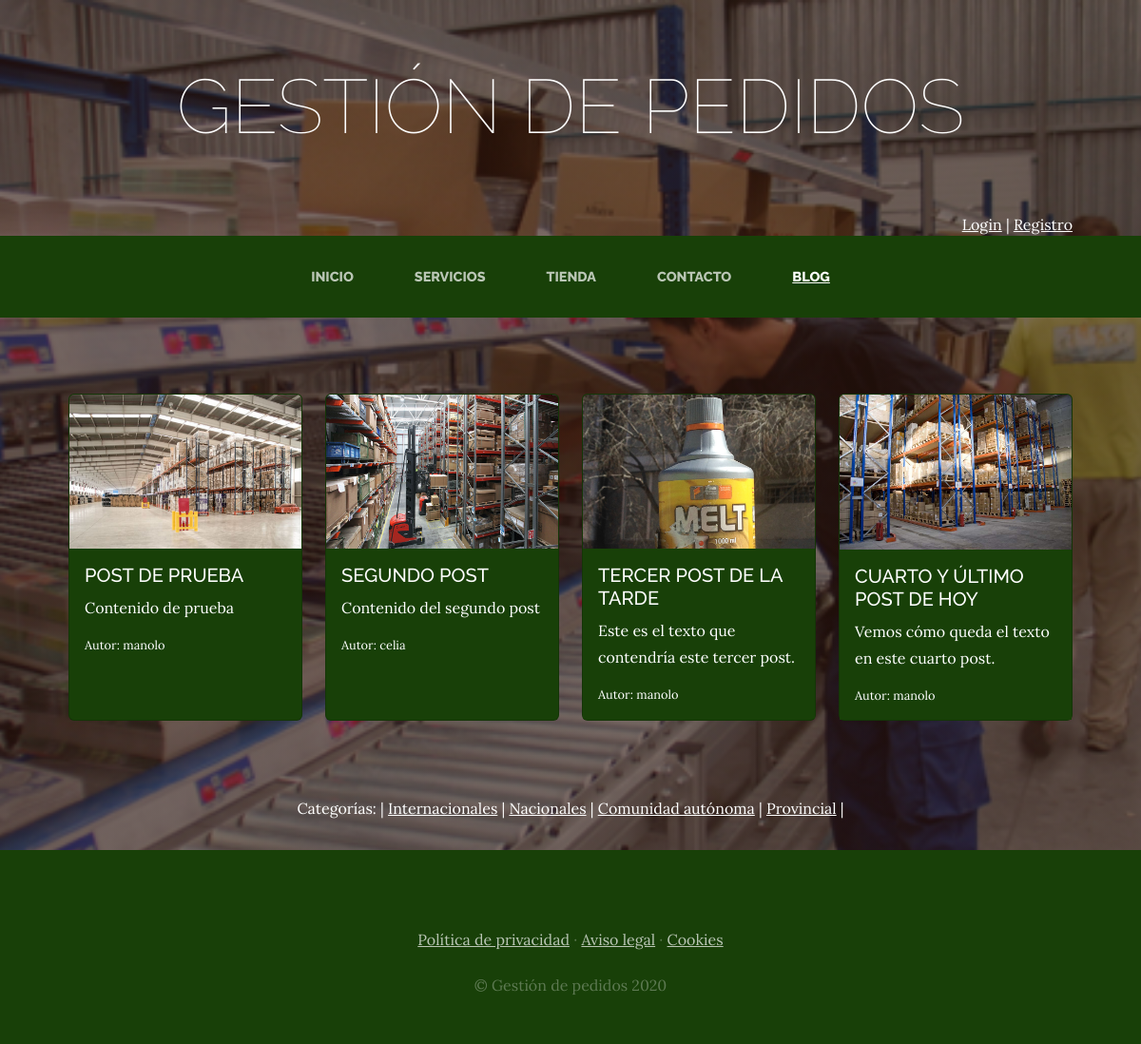
Screenshot of /blog/ with the database file from the repository.
### blog/models.py (models this page shows, shortened)
class Post(models.Model):
    titulo=models.CharField(max_length=50)
    contenido=models.TextField(max_length=250)
    imagen=models.ImageField(upload_to='blog',null=True,blank=True)
    autor=models.ForeignKey(User,on_delete=models.CASCADE)
    categorias=models.ManyToManyField(Categoria)
    created=models.DateTimeField(auto_now_add=True, verbose_name='Fecha creación')
    updated=models.DateTimeField(auto_now_add=True,verbose_name='Fecha modificación')
    class Meta:
        verbose_name='post'
        verbose_name_plural='posts'

class Categoria(models.Model):
    nombre=models.CharField(max_length=50)
    created=models.DateTimeField(auto_now_add=True, verbose_name='Fecha creación')
    updated=models.DateTimeField(auto_now_add=True,verbose_name='Fecha modificación')
    class Meta:
        verbose_name='categoria'
        verbose_name_plural='categorias'

### blog/views.py (the view)
# urls.py: 2. Add a URL to urlpatterns:  path('blog/', include('blog.urls'))
def blog(request):
    posts=Post.objects.all()
    return render(request,"blog/blog2.html",{"posts": posts})

### carro/context_processor.py (called while the page is built)
def importe_total_carro(request):
    total=0
    """session=request.session
    carro=session.get("carro")
    if not carro:
        carro=request.session["carro"]={}"""
    if request.user.is_authenticated:
        for key, value in request.session["carro"].items():
            total=total+float(value["precio"])
            total=round(total,2)
    return {"importe_total_carro":total}

### blog/templates/blog/blog2.html
{% extends "ProyectowebApp/base.html" %}
{%load static %}
{% block content %}
<div class="container">
  <section class="page-section clearfix">
    <div class="row row-cols-1 row-cols-md-2 row-cols-lg-3 row-cols-xl-4 g-4">
      {% for post in posts %}
      <div class="col">
        <div class="card h-100">
          <img src="{{post.imagen.url}}" class="card-img-top" alt="">
          <div class="card-body-blog">
            <h5 class="section-heading card-title section-heading-lower">{{post.titulo}}</h5>
            <p class="section-heading-upper">{{post.contenido}}</p>
            <div class="intro-autor-blog">
              Autor: {{post.autor}}
            </div>
          </div>
        </div>
      </div>
      {% endfor %}
    </div>
  </section>
</div>
<section>
  <div class="categorias-blog">
    Categorías: |
    {% for post in posts %}
      {% for categoria in post.categorias.all %}
      <a href="{% url 'categoria' categoria.id %}">{{categoria.nombre}}</a> |
      {% endfor %}
    {% endfor %}
  </div>
</section>
{% endblock %}

### ProyectowebApp/static/ProyectowebApp/css/alonso.css (style rules this page uses)
.intro-autor-blog { text-align:left; font-size: .8em; }
.categorias-blog { width:75%; text-align:center; color:white; margin:auto; padding-bottom: 2em; }
.card-body-blog { background-color: rgba(24, 64, 8); color:white; padding:1rem; padding-bottom:1rem; }
.h-100 { background-color: rgba(24, 64, 8); }
.categorias-blog a { color:white; text-decoration: underline; }
@media (min-width: 992px) { .container { max-width: 90%; } }

### ProyectowebApp/static/ProyectowebApp/css/gestion.css (style rules this page uses)
body { font-family: 'Lora'; background: linear-gradient(rgba(47, 23, 15, 0.65), rgba(47, 23, 15, 0.65)), url("../img/bg_main.jpg"); background-attachment: fixed; background-position: center; background-size: cover; }
h1, h2, h3, h4, h5, h6 { font-family: 'Raleway'; }
p { line-height: 1.75; }
.page-section { margin-top: 5rem; margin-bottom: 5rem; }
.section-heading { text-transform: uppercase; }

### rows the page displays
Post: imagen (picture), titulo "POST DE PRUEBA", contenido "Contenido de prueba", autor "manolo"
Post: imagen (picture), titulo "SEGUNDO POST", contenido "Contenido del segundo post", autor "celia"
Post: imagen (picture), titulo "TERCER POST DE LA TARDE", contenido "Este es el texto que contendría este tercer post.", autor "manolo"
Post: imagen (picture), titulo "CUARTO Y ÚLTIMO POST DE HOY", contenido "Vemos cómo queda el texto en este cuarto post.", autor "manolo"
Categoria: nombre "Internacionales"
Categoria: nombre "Nacionales"
Categoria: nombre "Comunidad autónoma"
Categoria: nombre "Provincial"
